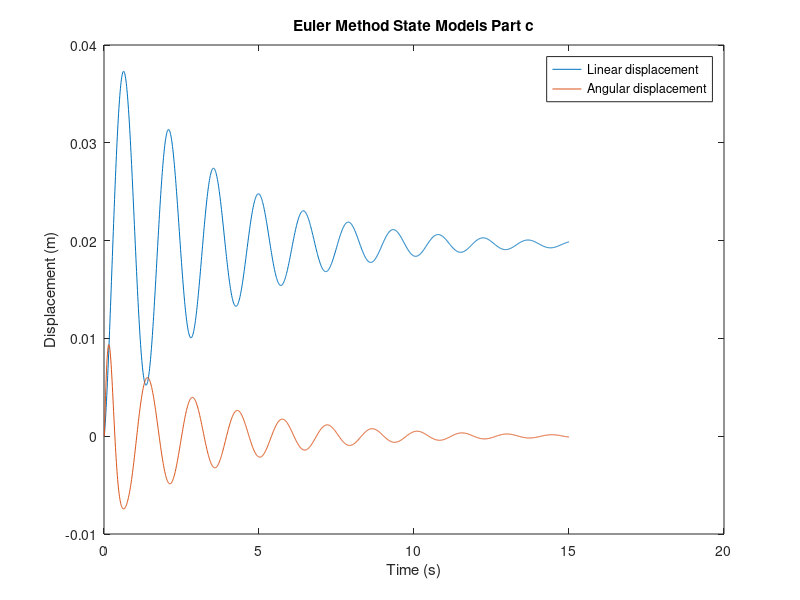

The MATLAB source for this figure:
%%mathematical model
%% input
dt = 0.01;
t = 0:dt:15;
t_mat = vec2mat(t,1);
b=20;
k=500;
k_theta = 1000;
b_theta = 80;
p=7874;
L=0.15;
r=0.75;
h=0.1;
m = p*L*L*L;
j = 0.5*m*r^2;
%% system matrices
%%input
a = [-b/m -1/m 0 0; k 0 0 0 ; -b*r/j -r/j -b_theta/j -1/j; 0 0 k_theta 0];
b1 = [1/m; 0; r/j; 0];
b2 = [1/m; 0; r/j; 0];
%%output
c = [0 1/k 0 0; 0 0 0 1/k_theta];
d1 = [0;0];
d2 = [0;0];
%% state vectors
n=15/dt;
x = zeros(4,n);
x_diff = [0;0;0;0];
y = zeros(2,n);
ft=[];
ft(1:1,1:n+1)=0;
ft(1,1)=100;
g(1:1,1:n+1) = 9.81;
i=1;
for t = 0:dt:15
    x_diff = a*x(:,i) + b1.*ft(:,i) + b2.*g(:,i);
    x(:,i+1) = x(:,i) + x_diff.*dt;
    y(:,i) = c*x(:,i) + d1.*ft(:,i) + d2.*g(:,i);
    i=i+1;
end
%% plot
figure;
plot(t_mat,y(1,:),t_mat,y(2,:));
title('Euler Method State Models Part c');
xlabel('Time (s)');
ylabel('Displacement (m)');
legend('Linear displacement','Angular displacement');